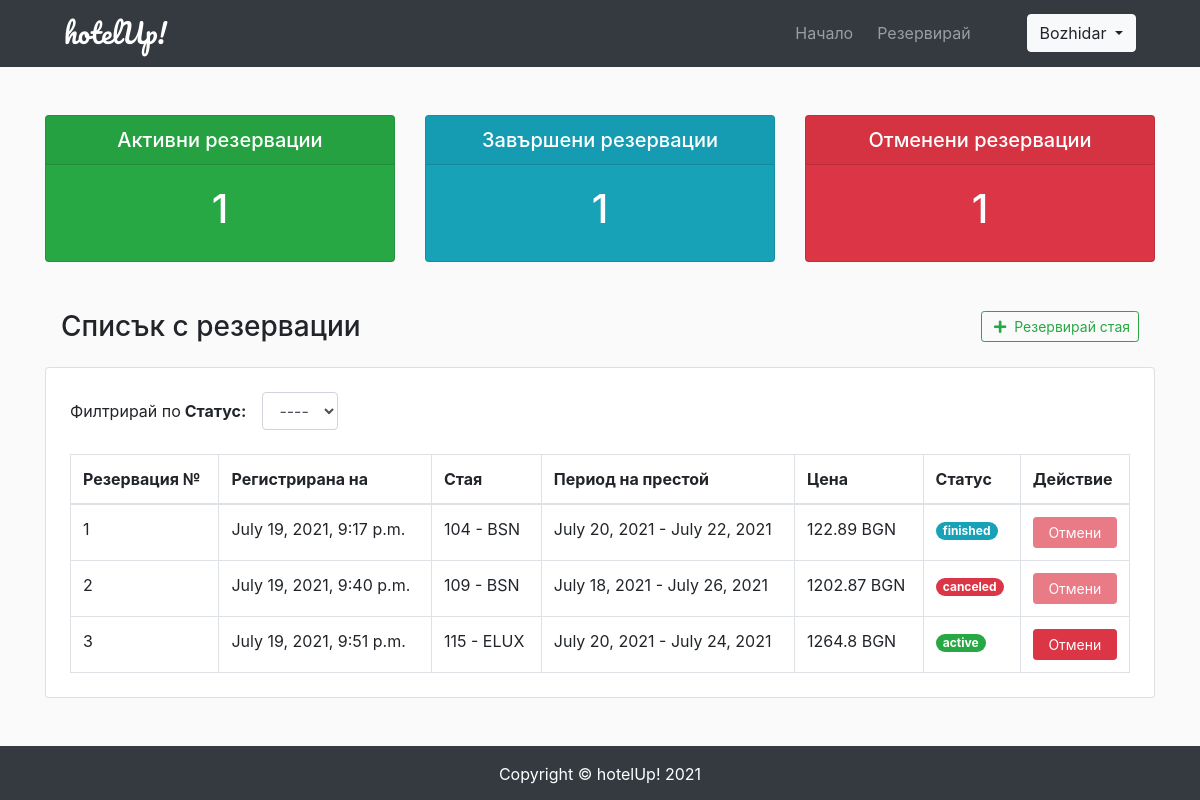
/dashboard/ (signed in), run on an earlier commit of the app's database.
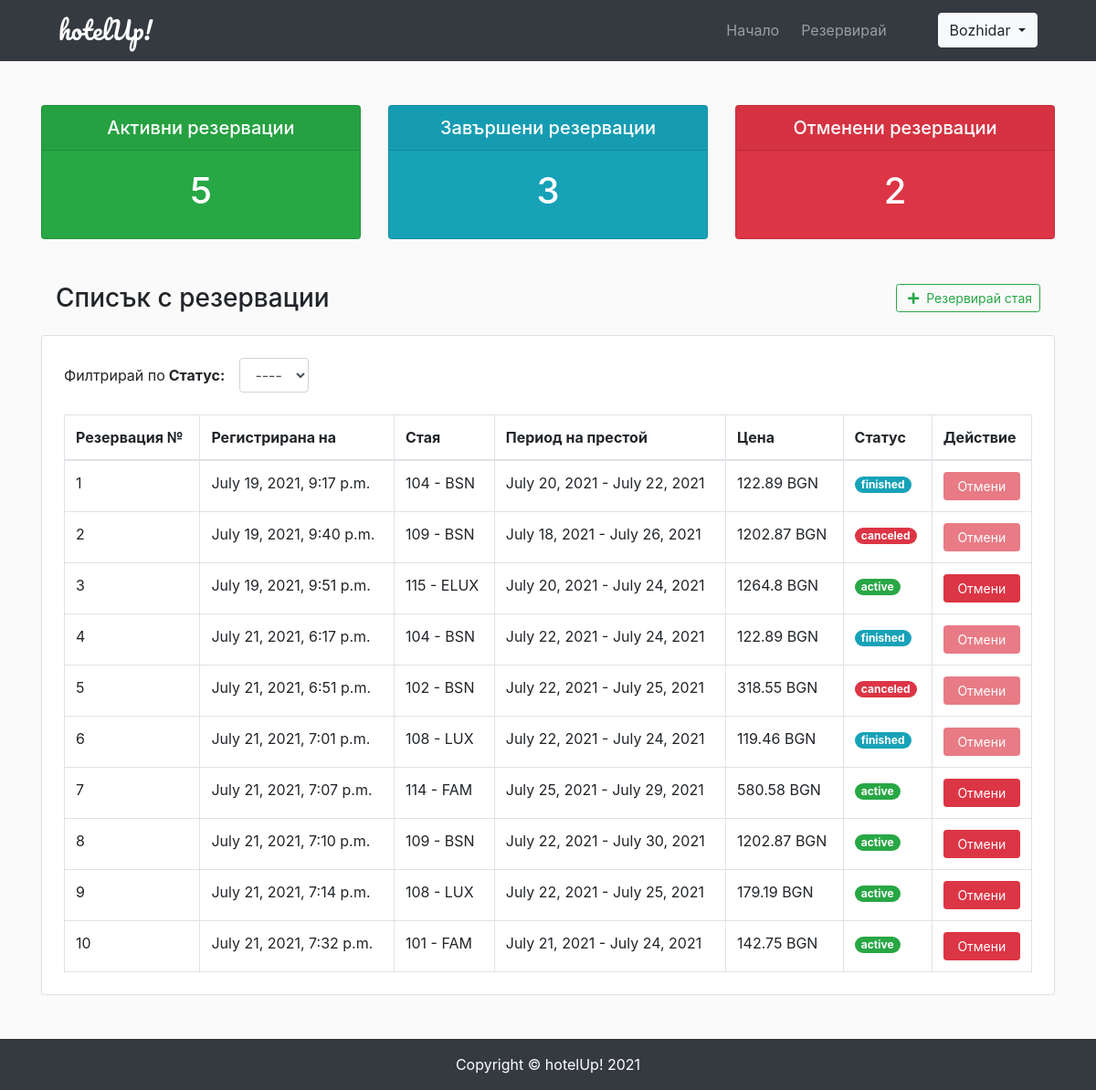
And on a later commit of the database.
### booking/models.py (models this page shows, shortened)
class Booking(models.Model):
    BOOKING_STATUS = (
        ('active', 'Активна'),
        ('finished', 'Завършена'),
        ('canceled', 'Отменена'),
    )
    room = models.ForeignKey(Room, on_delete=models.CASCADE)
    user = models.ForeignKey(User, on_delete=models.CASCADE)
    check_in = models.DateField()
    check_out = models.DateField()
    status = models.CharField(choices=BOOKING_STATUS, max_length=12)
    created_at = models.DateTimeField(auto_now_add=True)
    total_price = models.FloatField()

### rooms/models.py (models this page shows, shortened)
class Room(models.Model):
    ROOM_CATEGORIES = (
        ('STD', 'Стандарт'),
        ('BSN', 'Бизнес'),
        ('LUX', 'Лукс'),
        ('ELUX', 'Ултра-лукс'),
        ('FAM', 'Фемили'),
    )
    number = models.IntegerField()
    beds = models.IntegerField()
    capacity = models.IntegerField()
    price = models.FloatField()
    category = models.CharField(max_length=12, choices=ROOM_CATEGORIES)
    description = models.TextField(null=True)
    thumbnail = models.ImageField(upload_to="room_thumbnails", height_field=None, width_field=None, default='room_thumbnails/t101.jpg')

### dashboard/views.py (the view)
# urls.py: path('', views.user_dash, name='user_dash'),
@login_required
def user_dash(request):
    context = dict()
    booking_list = Booking.objects.filter(user=request.user)
    aggr = Booking.objects.values('status').annotate(dcount=Count('status')).order_by()
    counts = {}
    for c in aggr:
        counts[c['status']] = c['dcount']
    context['booking_list'] = booking_list
    context['counts'] = counts
    return render(request, 'dashboard/dash.html', context)

### templates/dashboard/dash.html (shortened to what the changed rows need)
{% extends 'frontend/base.html' %}
{% block styles %}
<link rel="stylesheet" href="https://cdn.datatables.net/1.10.24/css/dataTables.bootstrap4.min.css">
{% endblock %}
{% block content %}
<div class="container">
    <div class="row mb-5">
        <div class="col-lg-4">
            <div class="card bg-success text-white">
                <div class="card-body">
                    <h1 class="text-center">{% if 'active' in counts %}{{counts.active}}{% else %}0{% endif %}</h1>
                </div>
            </div>
        </div>
        <div class="col-lg-4">
            <div class="card bg-info text-white">
                <div class="card-body">
                    <h1 class="text-center">{% if 'finished' in counts %}{{counts.finished}}{% else %}0{% endif %}</h1>
                </div>
            </div>
        </div>
        <div class="col-lg-4">
            <div class="card bg-danger text-white">
                <div class="card-body">
                    <h1 class="text-center">{% if 'canceled' in counts %}{{counts.canceled}}{% else %}0{% endif %}</h1>
                </div>
            </div>
        </div>
    </div>
    <div class="row">
        <div class="col">
            <div class="card p-4 mt-4">
                {%if booking_list%}
                <div class="table-responsive">
                    <table class="table table-bordered table-hover m-0" id="userBookings">
                        <thead>
                            <th>Резервация №</th>
                            <th>Регистрирана на</th>
                            <th>Стая</th>
                            <th>Период на престой</th>
                            <th>Цена</th>
                            <th>Статус</th>
                            <th>Действие</th>
                        </thead>
                        <tbody>
                            {% for book in booking_list %}
                            <tr>
                                <td>{{ book.pk }}</td>
                                <td>{{ book.created_at }}</td>
                                <td>{{ book.room.number }} - {{ book.room.category }}</td>
                                <td>{{ book.check_in }} - {{ book.check_out }}</td>
                                <td>{{ book.total_price }} BGN</td>
                                <td><span class="badge badge-pill badge-{% if book.status == 'active' %}success{% elif book.status == 'canceled' %}danger{% else %}info{% endif %}">{{ book.status }}</span></td>
                                <td><button class="btn btn-sm btn-danger btn-block delete" id="{{ book.pk }}" {% if book.status == 'canceled' or book.status == 'finished' %}disabled{% endif %}>Отмени</button></td>
                            </tr>
                            {% endfor %}
                        </tbody>
                    </table>
                </div>
                {% else %}
                <h2 class="text-center mt-5">Няма направени резервации.</h2>
                <p class="text-center">Разгледайте наличните стаи и направете резервация още сега!</p>
                <a href="{% url 'list_rooms' %}" class="btn btn-outline-info btn-lg mx-auto my-2">Резервирай стая</a>
                {% endif %}
            </div>
        </div>
    </div>
</div>
{% endblock %}

What changed in the data, as far as the page shows it:
added Booking: pk "4", created_at "July 21, 2021, 6:17 p.m.", room.number "104", room.category "BSN", check_in "July 22, 2021", check_out "July 24, 2021", total_price "122.89", status "finished"
added Booking: pk "5", created_at "July 21, 2021, 6:51 p.m.", room.number "102", room.category "BSN", check_in "July 22, 2021", check_out "July 25, 2021", total_price "318.55", status "canceled"
added Booking: pk "6", created_at "July 21, 2021, 7:01 p.m.", room.number "108", room.category "LUX", check_in "July 22, 2021", check_out "July 24, 2021", total_price "119.46", status "finished"
added Booking: pk "7", created_at "July 21, 2021, 7:07 p.m.", room.number "114", room.category "FAM", check_in "July 25, 2021", check_out "July 29, 2021", total_price "580.58", status "active"
added Booking: pk "8", created_at "July 21, 2021, 7:10 p.m.", room.number "109", room.category "BSN", check_in "July 22, 2021", check_out "July 30, 2021", total_price "1202.87", status "active"
added Booking: pk "9", created_at "July 21, 2021, 7:14 p.m.", room.number "108", room.category "LUX", check_in "July 22, 2021", check_out "July 25, 2021", total_price "179.19", status "active"
added Booking: pk "10", created_at "July 21, 2021, 7:32 p.m.", room.number "101", room.category "FAM", check_in "July 21, 2021", check_out "July 24, 2021", total_price "142.75", status "active"
Also different on the page:
{{ counts.active }}: "1" → "5"
{{ counts.finished }}: "1" → "3"
{{ counts.canceled }}: "1" → "2"
